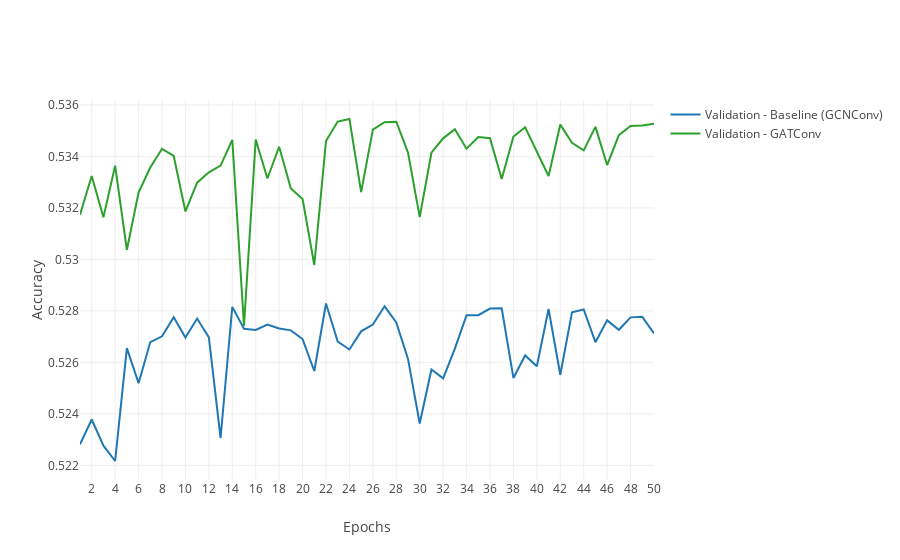

This figure's notebook cell:
### Code cell
data_1_0 = pd.read_csv('../images/model_1_0_accuracy.csv')
data_1_1 = pd.read_csv('../images/model_1_1_accuracy.csv')

epochs = data_1_0['epoch']
training_accuracy_1_0 = data_1_0['training_accuracy']
validation_accuracy_1_0 = data_1_0['validation_accuracy']

training_accuracy_1_1 = data_1_1['training_accuracy']
validation_accuracy_1_1 = data_1_1['validation_accuracy']

fig = go.Figure()
fig.add_trace(go.Scatter(
    x=epochs,
    y=validation_accuracy_1_0,
    mode='lines',
    name='Validation - Baseline (GCNConv)'))
fig.add_trace(go.Scatter(
    x=epochs,
    y=validation_accuracy_1_1,
    mode='lines',
    name='Validation - GATConv',
    line=dict(color='#2CA02C')))
fig.update_layout(
    template='none',
    xaxis_title='Epochs',
    yaxis_title="Accuracy")
fig.update_xaxes(tick0=0, dtick=2)
# fig.update_yaxes(range=[0.5,1])
fig.show()
fig.write_image(f'../images/model_1_0_vs_1_1_validation_accuracy.png', scale=5)
# pd.DataFrame({'epoch': epochs, 'training_accuracy':training_accuracy, 'validation_accuracy':validation_accuracy}).to_csv('../images/model_1_0_accuracy_v2.csv', index=False)

### Figure 1 — Plotly figure (JSON) as saved in the notebook; plotly's stock layout.template omitted (floating-point values rounded to 4 significant figures)
{"data": [{"mode": "lines", "name": "Validation - Baseline (GCNConv)", "type": "scatter", "x": [1, 2, 3, 4, 5, 6, 7, 8, 9, 10, 11, 12, 13, 14, 15, 16, 17, 18, 19, 20, 21, 22, 23, 24, 25, 26, 27, 28, 29, 30, 31, 32, 33, 34, 35, 36, 37, 38, 39, 40, 41, 42, 43, 44, 45, 46, 47, 48, 49, 50], "y": [0.5228, 0.5238, 0.5228, 0.5222, 0.5266, 0.5252, 0.5268, 0.527, 0.5278, 0.527, 0.5277, 0.527, 0.5231, 0.5282, 0.5273, 0.5273, 0.5275, 0.5273, 0.5272, 0.5269, 0.5257, 0.5283, 0.5268, 0.5265, 0.5272, 0.5275, 0.5282, 0.5275, 0.5261, 0.5236, 0.5257, 0.5254, 0.5265, 0.5278, 0.5278, 0.5281, 0.5281, 0.5254, 0.5263, 0.5258, 0.5281, 0.5255, 0.5279, 0.5281, 0.5268, 0.5276, 0.5273, 0.5277, 0.5278, 0.5271]}, {"line": {"color": "#2CA02C"}, "mode": "lines", "name": "Validation - GATConv", "type": "scatter", "x": [1, 2, 3, 4, 5, 6, 7, 8, 9, 10, 11, 12, 13, 14, 15, 16, 17, 18, 19, 20, 21, 22, 23, 24, 25, 26, 27, 28, 29, 30, 31, 32, 33, 34, 35, 36, 37, 38, 39, 40, 41, 42, 43, 44, 45, 46, 47, 48, 49, 50], "y": [0.5317, 0.5332, 0.5316, 0.5336, 0.5304, 0.5326, 0.5336, 0.5343, 0.534, 0.5319, 0.533, 0.5334, 0.5336, 0.5346, 0.5274, 0.5347, 0.5331, 0.5344, 0.5328, 0.5323, 0.5298, 0.5346, 0.5354, 0.5355, 0.5326, 0.535, 0.5353, 0.5354, 0.5341, 0.5316, 0.5341, 0.5347, 0.5351, 0.5343, 0.5348, 0.5347, 0.5331, 0.5348, 0.5351, 0.5342, 0.5332, 0.5352, 0.5345, 0.5342, 0.5351, 0.5337, 0.5348, 0.5352, 0.5352, 0.5353]}], "layout": {"xaxis": {"dtick": 2, "tick0": 0, "title": {"text": "Epochs"}}, "yaxis": {"title": {"text": "Accuracy"}}}}
